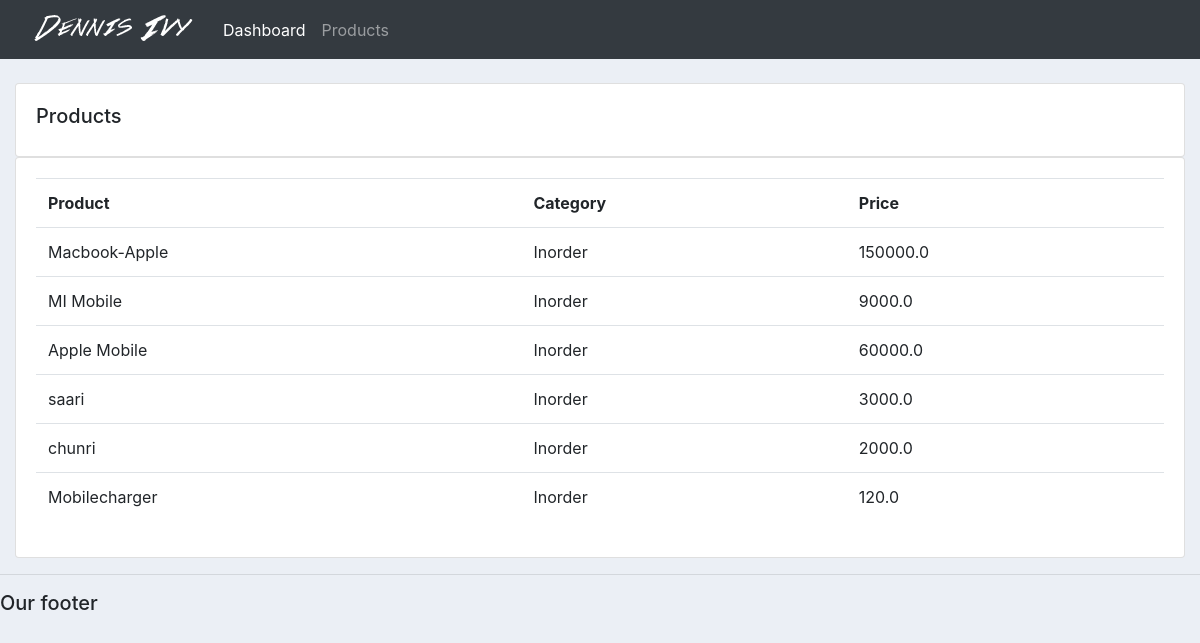
Screenshot of /products/ with the database file from the repository.
### accounts/models.py (models this page shows, shortened)
class Product(models.Model):
    CATEGORY = (
        ('Inorder', 'Inorder'),
        ('Out Door', 'Out Door'),
    )
    name = models.CharField(max_length=200, null=True)
    price = models.FloatField(null=True)
    category = models.CharField(max_length=200, null=True, choices=CATEGORY)
    description = models.CharField(max_length=200, null=True, blank=True)
    date_created = models.DateTimeField(auto_now_add=True, null=True)
    tags = models.ManyToManyField(Tag)

### accounts/views.py (the view)
# urls.py: path('products/',views.products),
def products(request):
    products = Product.objects.all()
    return render(request,"accounts/products.html",{"products":products})

### accounts/templates/accounts/products.html
{%  extends 'accounts/base.html' %}
{% block content %}
		<br>
		<div class="row">
			<div class="col-md">
				<div class="card card-body">
					<h5>Products</h5>
				</div>
				<div class="card card-body">
					<table class="table">
						<tr>
							<th>Product</th>
							<th>Category</th>
							<th>Price</th>
						</tr>
						{% for i in products %}
							<tr>
								<td>{{i.name}}</td>
								<td>{{i.category}}</td>
								<td>{{i.price}}</td>
							</tr>
						{% endfor %}
					</table>
				</div>
			</div>
		</div>
{% endblock content %}

### accounts/templates/static/css/main.css (style rules this page uses)
body { background-color: #ebeff5; }

### rows the page displays
Product: name "Macbook-Apple", category "Inorder", price "150000.0"
Product: name "MI Mobile", category "Inorder", price "9000.0"
Product: name "Apple Mobile", category "Inorder", price "60000.0"
Product: name "saari", category "Inorder", price "3000.0"
Product: name "chunri", category "Inorder", price "2000.0"
Product: name "Mobilecharger", category "Inorder", price "120.0"
